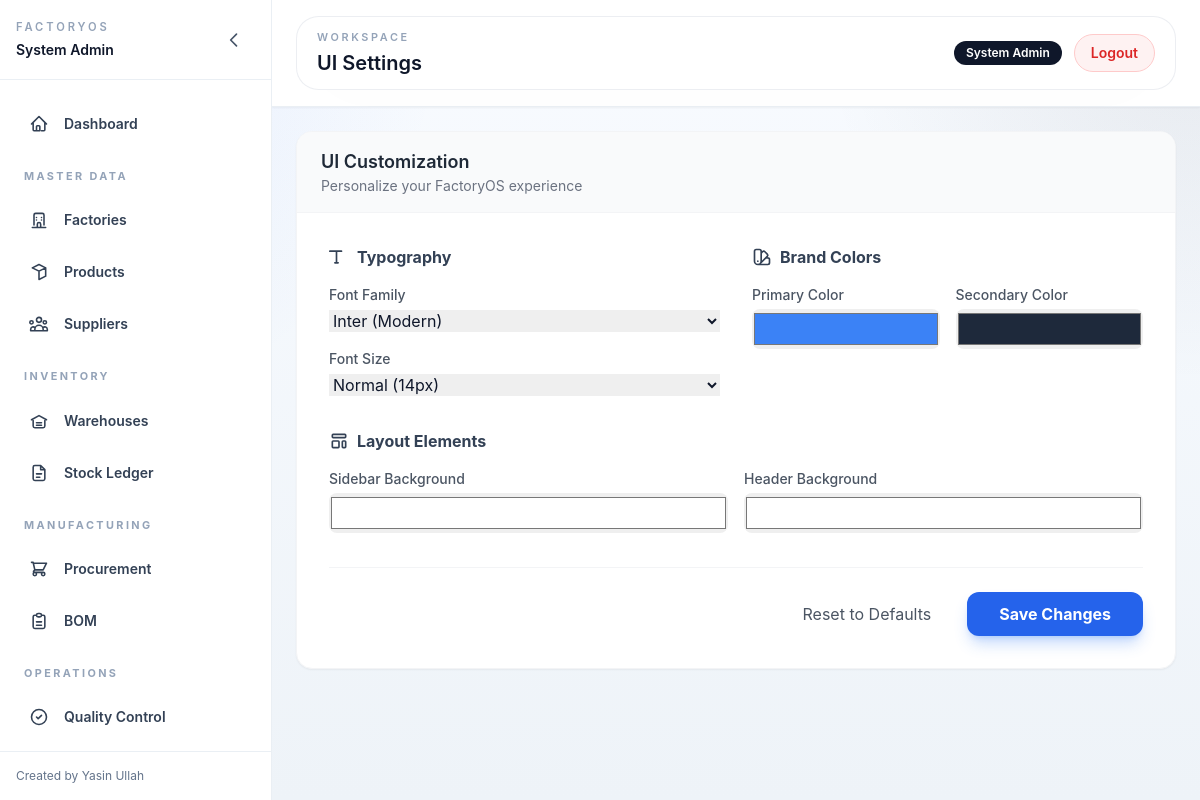
The app's page /settings (signed in) with its own data.
### tables this page shows
CREATE TABLE `user_settings` (
  `user_id` int NOT NULL,
  `font_family` varchar(50) DEFAULT 'Inter',
  `font_size` varchar(20) DEFAULT '14px',
  `primary_color` varchar(20) DEFAULT '#3b82f6',
  `secondary_color` varchar(20) DEFAULT '#1e293b',
  `sidebar_bg` varchar(20) DEFAULT '#ffffff',
  `header_bg` varchar(20) DEFAULT '#ffffff'
);

### app/Controllers/SettingsController.php (called while the page is built, shortened)
<?php
class SettingsController extends Controller {
    public function index() {
        $model = new Settings();
        $settings = $model->getByUserId($_SESSION['user_id']);
        $data = ['title' => 'UI Settings', 'settings' => $settings];
        $this->view('settings/index', $data);
    }
}

### app/Core/Application.php (called while the page is built, shortened)
<?php
class Application {
    private $router;
    public function __construct() {
        require_once __DIR__ . '/Database.php';
        require_once __DIR__ . '/Router.php';
        require_once __DIR__ . '/Model.php';
        $this->router = new Router();
    }
    private function registerRoutes() {
        $this->router->loadRoutes();
    }
    public function run() {
        $this->router->dispatch($_SERVER['REQUEST_URI'], $_SERVER['REQUEST_METHOD']);
    }
}

### public/index.php (called while the page is built, shortened)
<?php
require_once __DIR__ . '/../app/Core/Application.php';
$app = new App\Core\Application();
$app->run();

### app/Core/Database.php (called while the page is built, shortened)
<?php
class Database {
    private static $instance = null;
    private $connection;
    private function __construct() {
        $config = require __DIR__ . '/../../config/database.php';
        $dsn = "mysql:host=" . $config['host'] . ";dbname=" . $config['database'] . ";charset=" . $config['charset'];
        try {
            $this->connection = new PDO($dsn, $config['username'], $config['password'], [
                PDO::ATTR_ERRMODE => PDO::ERRMODE_EXCEPTION,
                PDO::ATTR_DEFAULT_FETCH_MODE => PDO::FETCH_ASSOC,
                PDO::ATTR_EMULATE_PREPARES => false,
            ]);
        } catch (PDOException $e) {
            header('HTTP/1.1 500 Internal Server Error');
            echo json_encode(['error' => 'Database connection failed.']);
            exit;
        }
    }
    public static function getInstance() {
        if (self::$instance === null) {
            self::$instance = new Database();
        }
        return self::$instance;
    }
    public function getConnection() {
        return $this->connection;
    }
}

### config/database.php (called while the page is built)
<?php
return [
    'host' => '127.0.0.1',
    'database' => 'myfactory_db',
    'username' => 'root',
    'password' => 'root',
    'charset' => 'utf8mb4'
];

### app/Core/Model.php (called while the page is built, shortened)
<?php
class Model {
    public function __construct() {
        $this->db = Database::getInstance()->getConnection();
    }
}

### app/Models/Settings.php (called while the page is built, shortened)
<?php
class Settings extends Model {
    public function getByUserId($userId) {
        $stmt = $this->db->prepare("SELECT * FROM user_settings WHERE user_id = ?");
        $stmt->execute([$userId]);
        return $stmt->fetch(PDO::FETCH_ASSOC);
    }
}

### config/app.php (called while the page is built)
<?php
return [
    'app_name' => 'Enterprise Factory Management',
    'base_path' => '/myfactory',
    'timezone' => 'UTC',
    'session_timeout' => 28800,
    'idle_timeout' => 2400,
];

### app/Views/settings/index.php (the view, shortened to what this page needs)
<div class="animate__animated animate__fadeIn max-w-4xl mx-auto">
    <div class="bg-white rounded-2xl shadow-sm border border-gray-100 overflow-hidden">
        <div class="px-6 py-4 border-b border-gray-100 bg-gray-50">
            <h3 class="text-lg font-semibold text-gray-800">UI Customization</h3>
            <p class="text-sm text-gray-500">Personalize your FactoryOS experience</p>
        </div>
        <form id="settingsForm" class="p-8 space-y-8">
            <div class="grid grid-cols-1 md:grid-cols-2 gap-8">
                <div class="space-y-4">
                    <h4 class="font-bold text-slate-700 flex items-center gap-2">
                        <svg class="w-5 h-5" fill="none" stroke="currentColor" viewBox="0 0 24 24"><path stroke-linecap="round" stroke-linejoin="round" stroke-width="2" d="M3 5h12M9 5v14m0 0H7m2 0h2M3 5H1m2 0h2"></path></svg>
                        Typography
                    </h4>
                    <div>
                        <label class="block text-sm font-medium text-gray-600 mb-1">Font Family</label>
                        <select name="font_family" id="font_family" class="w-full">
                            <option value="Inter" <?= $settings['font_family'] === 'Inter' ? 'selected' : '' ?>>Inter (Modern)</option>
                        </select>
                    </div>
                    <div>
                        <label class="block text-sm font-medium text-gray-600 mb-1">Font Size</label>
                        <select name="font_size" id="font_size" class="w-full">
                            <option value="14px" <?= $settings['font_size'] === '14px' ? 'selected' : '' ?>>Normal (14px)</option>
                        </select>
                    </div>
                </div>
                <div class="space-y-4">
                    <h4 class="font-bold text-slate-700 flex items-center gap-2">
                        Brand Colors
                    </h4>
                    <div class="grid grid-cols-2 gap-4">
                        <div>
                            <label class="block text-sm font-medium text-gray-600 mb-1">Primary Color</label>
                            <input type="color" name="primary_color" value="<?= $settings['primary_color'] ?>" class="w-full h-10 rounded-lg cursor-pointer">
                        </div>
                        <div>
                            <label class="block text-sm font-medium text-gray-600 mb-1">Secondary Color</label>
                            <input type="color" name="secondary_color" value="<?= $settings['secondary_color'] ?>" class="w-full h-10 rounded-lg cursor-pointer">
                        </div>
                    </div>
                </div>
                <div class="space-y-4 md:col-span-2">
                    <h4 class="font-bold text-slate-700 flex items-center gap-2">
                        Layout Elements
                    </h4>
                    <div class="grid grid-cols-1 md:grid-cols-2 gap-4">
                        <div>
                            <label class="block text-sm font-medium text-gray-600 mb-1">Sidebar Background</label>
                            <input type="color" name="sidebar_bg" value="<?= $settings['sidebar_bg'] ?>" class="w-full h-10 rounded-lg cursor-pointer">
                        </div>
                        <div>
                            <label class="block text-sm font-medium text-gray-600 mb-1">Header Background</label>
                            <input type="color" name="header_bg" value="<?= $settings['header_bg'] ?>" class="w-full h-10 rounded-lg cursor-pointer">
                        </div>
                    </div>
                </div>
            </div>
            <div class="pt-6 border-t border-gray-100 flex justify-end gap-3">
                <button type="reset" class="px-6 py-2.5 text-gray-600 hover:bg-gray-100 rounded-xl transition-all">Reset to Defaults</button>
                <button type="submit" id="saveBtn" class="px-8 py-2.5 bg-blue-600 text-white font-bold rounded-xl shadow-lg shadow-blue-500/30 hover:bg-blue-700 transition-all transform active:scale-95">
                    Save Changes
                </button>
            </div>
        </form>
    </div>
</div>
<?php
require_once __DIR__ . '/../layouts/main.php';
?>

### app/Core/Router.php (shortened to what this page needs)
<?php
class Router {
    private static $routes = [];
    public static function get($route, $action) {
        self::$routes['GET'][$route] = $action;
    }
    public static function post($route, $action) {
        self::$routes['POST'][$route] = $action;
    }
    public function dispatch($uri, $method) {
        $parsedUrl = parse_url($uri);
        $path = $parsedUrl['path'];
        $config = require __DIR__ . '/../../config/app.php';
        $configuredBasePath = '/' . trim((string) ($config['base_path'] ?? ''), '/');
        $configuredBasePath = $configuredBasePath === '/' ? '' : $configuredBasePath;
        $baseDirs = array_values(array_unique(array_filter([
            $configuredBasePath !== '' ? $configuredBasePath . '/public' : '',
            $configuredBasePath,
            '/myfactory/public',
            '/myfactory',
        ])));
        foreach ($baseDirs as $dir) {
            if (strpos($path, $dir) === 0) {
                $path = substr($path, strlen($dir));
            }
        }
        $method = strtoupper($method);
        foreach (self::$routes[$method] ?? [] as $route => $action) {
            $pattern = preg_replace('/\{([a-zA-Z0-9_]+)\}/', '(?P<\1>[a-zA-Z0-9_]+)', $route);
            $pattern = '#^' . $pattern . '$#';
            if (preg_match($pattern, $path, $matches)) {
                $params = array_filter($matches, 'is_string', ARRAY_FILTER_USE_KEY);
                list($controller, $methodName) = explode('@', $action);
                $controllerInstance = new $controllerClass();
                call_user_func_array([$controllerInstance, $methodName], $params);
                return;
            }
        }
        exit;
    }
}

### records on screen
user_settings: font_family "Inter (Modern)", font_size "Normal (14px)", primary_color "#3b82f6", secondary_color "#1e293b", sidebar_bg "#ffffff", header_bg "#ffffff"

### other values on screen
$item['label'] "Dashboard"
$section['title'] "MASTER DATA"
$item['label'] "Factories"
$item['label'] "Products"
$item['label'] "Suppliers"
$section['title'] "INVENTORY"
$item['label'] "Warehouses"
$item['label'] "Stock Ledger"
$section['title'] "MANUFACTURING"
$item['label'] "Procurement"
$item['label'] "BOM"
$section['title'] "OPERATIONS"
$item['label'] "Quality Control"
